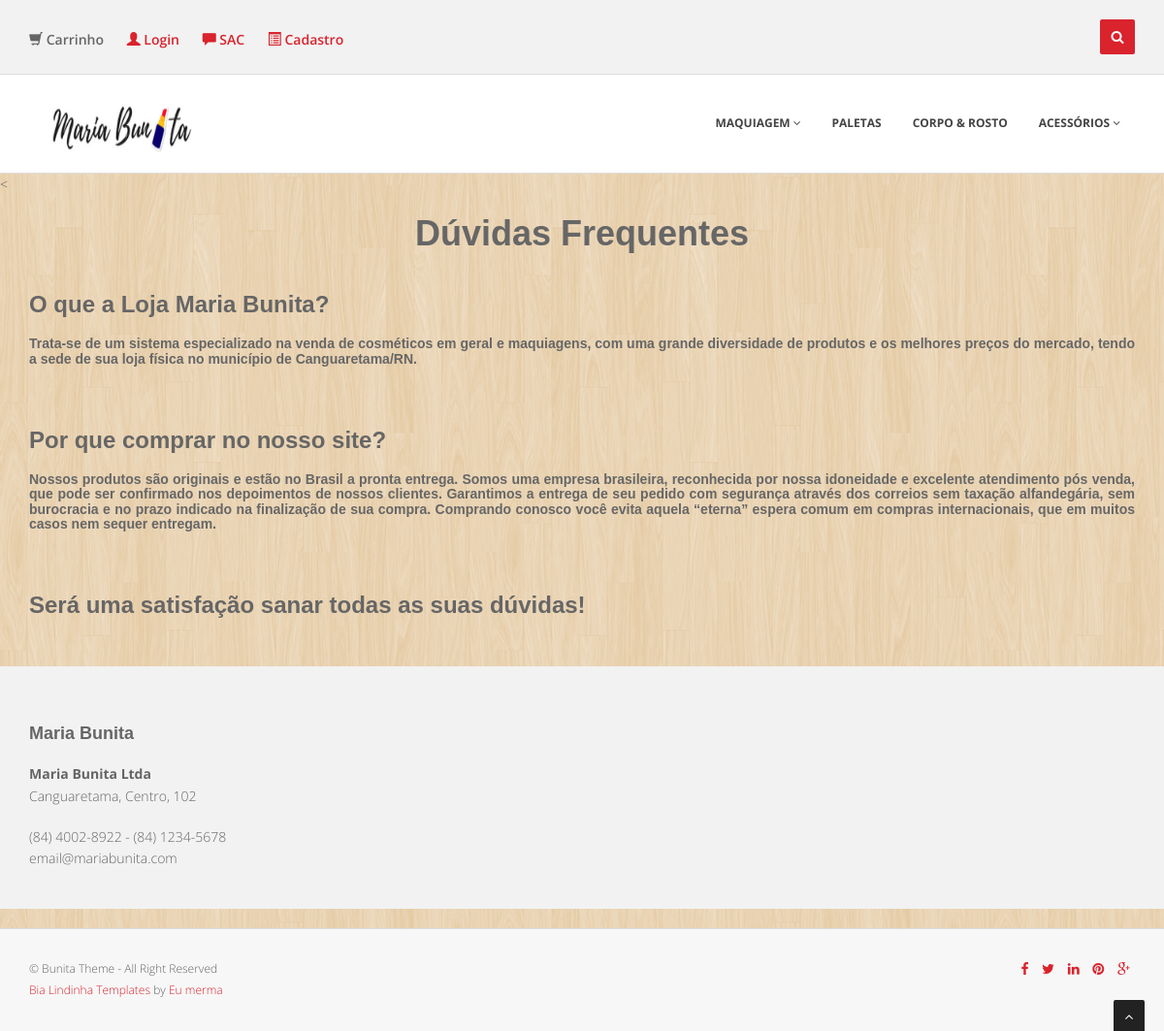
The app's page /sac/, older data.
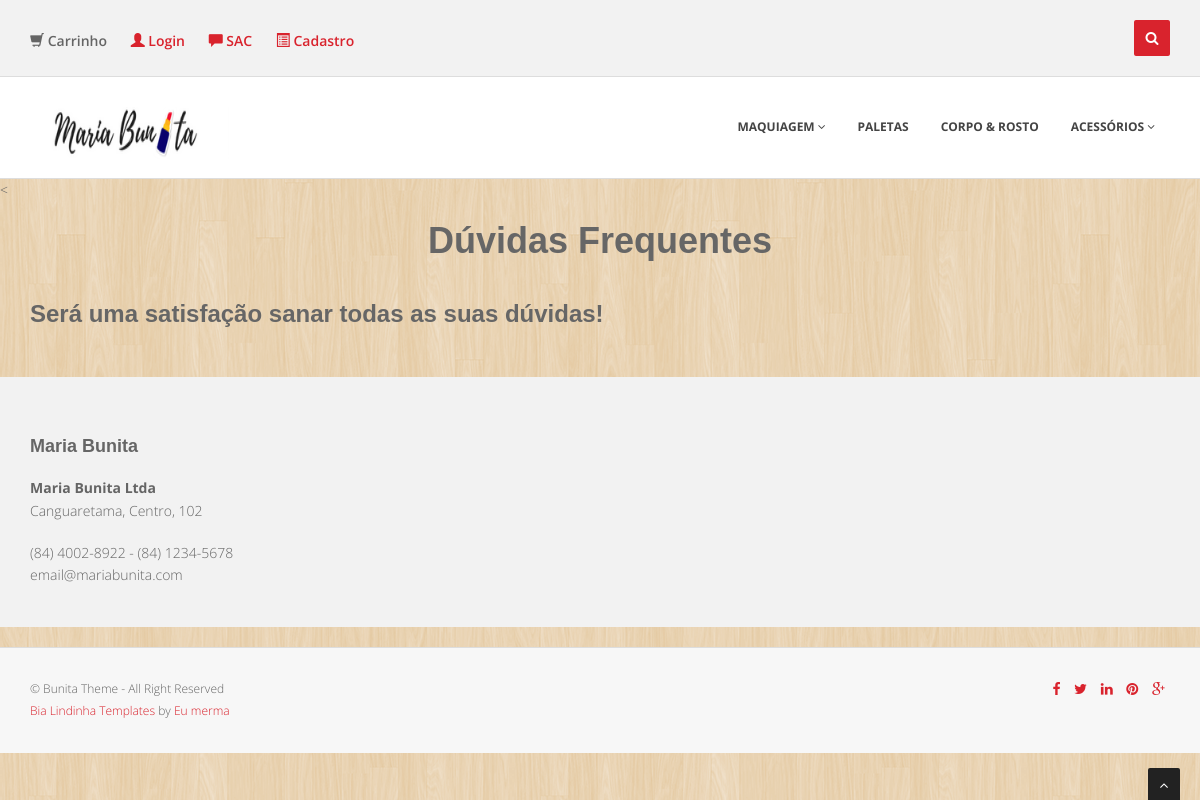
The same page, newer data.
### core/models.py (models this page shows, shortened)
class Sac(models.Model):
    perguntas=models.CharField('Perguntas', max_length=500)
    resposta= models.CharField('Resposta', max_length=4000)
    class Meta:
        verbose_name='Sac'
        verbose_name_plural= 'Sac'

### core/views.py (the view)
# urls.py: url(r'^sac/$', views.sac, name="sac"),
def sac(request):
    sac= Sac.objects.all()
    context = {
    'sac' : sac
    }
    return render(request, 'sac.html', context)

### core/templates/sac.html (shortened to what this page needs)
{% extends "base.html" %}
{% load static %}
{% block conteudo %}
<<h1> <center>Dúvidas Frequentes </center></h1>
<div class="container">
<div class="row mt">
<div class="col-lg-12">
{% for sac1 in sac %}
<h3 class="teste" style="text-align: justify; "  >{{sac1.perguntas}}</h3>
<h5 style= "text-align: justify;">{{sac1.resposta}}</h5>
<br/>
{%endfor%}
<h3  style="text-align: justify;" >Será uma satisfação sanar todas as suas dúvidas! </h3>
</div>
</div>
</div>
{%endblock%}

### core/templates/base.html (shortened to what this page needs)
<!DOCTYPE html>
{% load static %}
<html lang="en">
<head>
    <link href="{% static 'css/bootstrap.min.css' %}" rel="stylesheet" />
    <link href="{% static 'plugins/flexslider/flexslider.css' %}" rel="stylesheet" media="screen" />
    <link href="{% static 'css/cubeportfolio.min.css' %}" rel="stylesheet" />
    <link href="{% static 'css/style.css' %}" rel="stylesheet" />
    <link id="t-colors" href="{% static 'skins/default.css' %}" rel="stylesheet" />
    <link id="bodybg" href="{% static 'bodybg/bg1.css' %}" rel="stylesheet" type="text/css" />
</head>
<body>
    <div id="wrapper">
        <header>
            <div class="top">
                <div class="container">
                    <div class="row">
                        <div class="col-md-6">
                            <ul class="topleft-info">
                               <li><i class="glyphicon glyphicon-shopping-cart"></i> Carrinho</li>
                                {% if not user.is_authenticated %}
                               <li><a href="{% url 'login' %}"><i class="glyphicon  glyphicon-user"></i> Login</a></li>
                                {% else %}
                                <li><a href="{% url 'logout' %}"><i class="glyphicon glyphicon-ban-circle"></i> Logout</a></li>
                                <li><a href="{% url 'usuarios' %}"><i class="glyphicon glyphicon-user"></i> Perfil</a></li>
                                {% endif %}
                                <li><a href="{% url 'sac' %}"><i class="glyphicon glyphicon-comment"></i> SAC </a></li>
                                <li><a href="{% url 'cadastro' %}"><i class="glyphicon glyphicon-list-alt"></i> Cadastro </a></li>
                            </ul>
                        </div>
                        <div class="col-md-6">
                            <div id="sb-search" class="sb-search">
                                <form>
                                    <span class="sb-icon-search" title="Click to start searching"></span>
                                </form>
                            </div>
                        </div>
                    </div>
                </div>
            </div>
            <div class="navbar navbar-default navbar-static-top">
                <div class="container">
                    <div class="navbar-header">
                        <a class="navbar-brand" href="{% url 'index' %}"><img src="{% static 'img/logo.png' %}" alt="" width="199" height="52" /></a>
                    </div>
                    <div class="navbar-collapse collapse ">
                        <ul class="nav navbar-nav">
                            <li class="dropdown">
                                <a href="#" class="dropdown-toggle " data-toggle="dropdown" data-hover="dropdown" data-delay="0" data-close-others="false">Maquiagem <i class="fa fa-angle-down"></i></a>
                            </li>
                            <li><a href="portfolio.html">Paletas</a></li>
                            <li><a href="portfolio.html">Corpo & Rosto</a></li>
                            <li class="dropdown">
                                <a href="#" class="dropdown-toggle " data-toggle="dropdown" data-hover="dropdown" data-delay="0" data-close-others="false">Acessórios <i class="fa fa-angle-down"></i></a>
                            </li>
                        </ul>
                    </div>
                </div>
            </div>
        </header>
        {% block conteudo %}
        {% endblock %}
        <footer>
            <div class="container">
                <div class="row">
                    <div class="col-sm-3 col-lg-3">
                        <div class="widget">
                            <h4>Maria Bunita</h4>
                            <address>
                    <strong>Maria Bunita Ltda</strong><br>
                     Canguaretama, Centro, 102<br>
                      </address>
                            <p>
                                 (84) 4002-8922 - (84) 1234-5678 <br>
                                 email@mariabunita.com
                            </p>
                        </div>
                    </div>
                    <div class="col-sm-3 col-lg-3">
                    </div>
                    <div class="col-sm-3 col-lg-3">
                    </div>
                    <div class="col-sm-3 col-lg-3">
                        </div>
                    </div>
                </div>
            </div>
            <div id="sub-footer">
                <div class="container">
                    <div class="row">
                        <div class="col-lg-6">
                            <div class="copyright">
                                <p>&copy; Bunita Theme - All Right Reserved</p>
                                <div class="credits">
                                    <a href="https://bootstrapmade.com/bootstrap-business-templates/">Bia Lindinha Templates</a> by <a href="https://bootstrapmade.com/">Eu merma</a>
                                </div>
                            </div>
                        </div>
                        <div class="col-lg-6">
                            <ul class="social-network">
                                <li><a href="https://www.facebook.com/maria.bunita.1806253" data-placement="top" title="Facebook"><i class="fa fa-facebook"></i></a></li>
                                <li><a href="#" data-placement="top" title="Twitter"><i class="fa fa-twitter"></i></a></li>
                                <li><a href="#" data-placement="top" title="Linkedin"><i class="fa fa-linkedin"></i></a></li>
                                <li><a href="#" data-placement="top" title="Pinterest"><i class="fa fa-pinterest"></i></a></li>
                                <li><a href="#" data-placement="top" title="Google plus"><i class="fa fa-google-plus"></i></a></li>
                            </ul>
                        </div>
                    </div>
                </div>
            </div>
    <a href="#" class="scrollup"><i class="fa fa-angle-up active"></i></a>
</body>
</html>

### core/static/css/style.css (style rules this page uses)
body { font-family:'Open Sans', Arial, sans-serif; font-size:14px; font-weight:300; line-height:1.6em; color:#656565; }
h1,h2, h3, h4, h5, h6 { font-family:'Arial', sans-serif; font-weight:700; line-height:1.1em; color:#666; margin-bottom: 20px; }
#wrapper { width:100%; margin:0; padding:0; }
.row,.row-fluid { margin-bottom:30px; }
header .top .row { margin-bottom: 0; }
header .top { padding:20px 0; margin:0; background: #f2f2f2; }
header .top { border-bottom: 1px solid #ddd; }
header .top ul.topleft-info { list-style: none; margin: 10px 0 0; padding-left: 0; float:left; }
header .top ul.topleft-info li { display: inline; margin: 0 20px 0 0; padding:0; font-weight: 600; }
ul.social-network { list-style:none; margin:0; padding:0; }
ul.social-network li { display:inline; margin:0 5px; }
.sb-search { position: relative; width: 0%; min-width: 36px; height: 36px; float: right; overflow: hidden; -webkit-transition: width 0.3s; -moz-transition: width 0.3s; transition: width 0.3s; -webkit-backface-visibility: hidden; }
.sb-icon-search, .sb-search-submit { width: 36px; height: 36px; display: block; position: absolute; right: 0; top: 0; padding: 0; margin: 0; line-height: 36px; text-align: center; cursor: pointer; }
.sb-icon-search { color: #fff; z-index: 90; font-size: 14px; font-family: 'FontAwesome'; speak: none; font-style: normal; font-weight: normal; font-variant: normal; text-transform: none; -webkit-font-smoothing: antialiased; -webkit-border-radius: 2px 2px 2px 2px; -moz-border-radius: 2px 2px 2px 2px; border-radius: 2px 2px 2px 2px; }
.sb-icon-search:before { content: "\f002"; }
header .navbar { margin-bottom: 0; }
.navbar-default { border: none; }
.navbar-brand { color: #222; text-transform: uppercase; font-size: 24px; font-weight: 700; line-height: 1em; letter-spacing: -1px; margin-top: 30px; padding: 0 0 0 15px; }
header .navbar-collapse ul.navbar-nav { float: right; margin-right: 0; }
header .navbar-default { background-color: #fff; border-bottom: 1px solid #ddd; }
header .navbar { min-height: 100px; }
header .navbar-nav > li { padding-bottom: 30px; padding-top: 30px; }
header .navbar-nav > li > a { padding-bottom: 6px; padding-top: 5px; margin-left: 2px; line-height: 30px; font-weight: 700; -webkit-transition: all .3s ease; -moz-transition: all .3s ease; -ms-transition: all .3s ease; -o-transition: all .3s ease; transition: all .3s ease; }
header ul.nav li { border:none; margin:0; }
header ul.nav li a { font-size:12px; border:none; font-weight:700; text-transform:uppercase; }
.navbar .nav > li > a,.navbar .nav > li.active > .dropdown-menu > li > a { color: #444; text-shadow: none; }
ul.nav li.dropdown a { z-index:1000; display:block; }
footer { background:#f2f2f2; }
#sub-footer { border-top: 1px solid #ddd; background:#f7f7f7; }
footer { padding:50px 0 0 0; }
footer h1, footer h2, footer h3, footer h4, footer h5, footer h6 { color:#666; }
footer address { line-height:1.6em; }
ul.social-network { list-style:none; margin:0; }
ul.social-network li { display:inline; margin: 0 5px; }
#sub-footer { text-shadow:none; padding:0; padding-top:30px; margin:20px 0 0 0; }
#sub-footer p { margin:0; padding:0; }
.copyright { text-align:left; font-size:12px; }
#sub-footer ul.social-network { float:right; }
.scrollup { position:fixed; width:32px; height:32px; bottom:0px; right:20px; background: #222; -webkit-border-radius: 2px 2px 0 0; -moz-border-radius: 2px 2px 0 0; border-radius: 2px 2px 0 0; }
a.scrollup { outline:0; text-align: center; }
a.scrollup i { margin-top: 10px; color: #fff; }

### core/static/skins/default.css (style rules this page uses)
a, a:hover,a:focus,a:active, strike, .post-meta span a:hover, ul.meta-post li a:hover, ul.cat li a:hover, ul.recent li h6 a:hover, ul.portfolio-categ li.active a, ul.portfolio-categ li.active a:hover, ul.portfolio-categ li a:hover,ul.related-post li h4 a:hover, span.highlight,article .post-heading h3 a:hover, .navbar .nav > .active > a,.navbar .nav > .active > a:hover,.navbar .nav > li > a:hover,.navbar .nav > li > a:focus,.navbar .nav > .active > a:focus, .validation { color:#d9232d; }
.sb-icon-search { background: #d9232d; }

### core/static/bodybg/bg1.css (style rules this page uses)
body { background: url(../img/bodybg/bg1.png) repeat left top; }

### core/static/css/theme.css (style rules this page uses)
a { color: #50a846; }

Row changes from the older to the newer data that the page shows:
removed Sac: perguntas "O que a Loja Maria Bunita?", resposta "Trata-se de um sistema especializado na venda de cosméticos em geral e maquiagens, com uma grande diversidade de produtos e os melhores preços do mercado, tendo a sede de sua loja física no município de Canguaretama/RN."
removed Sac: perguntas "Por que comprar no nosso site?", resposta "Nossos produtos são originais e estão no Brasil a pronta entrega. Somos uma empresa brasileira, reconhecida por nossa idoneidade e excelente atendimento pós venda, que pode ser confirmado nos depoimentos de nossos clientes. Garantimos a entrega de seu pedido com segurança através dos correios sem taxação alfandegária, sem burocracia e no prazo indicado na finalização de sua compra. Comprando conosco você evita aquela “eterna” espera comum em compras internacionais, que em muitos casos nem sequer entregam."
